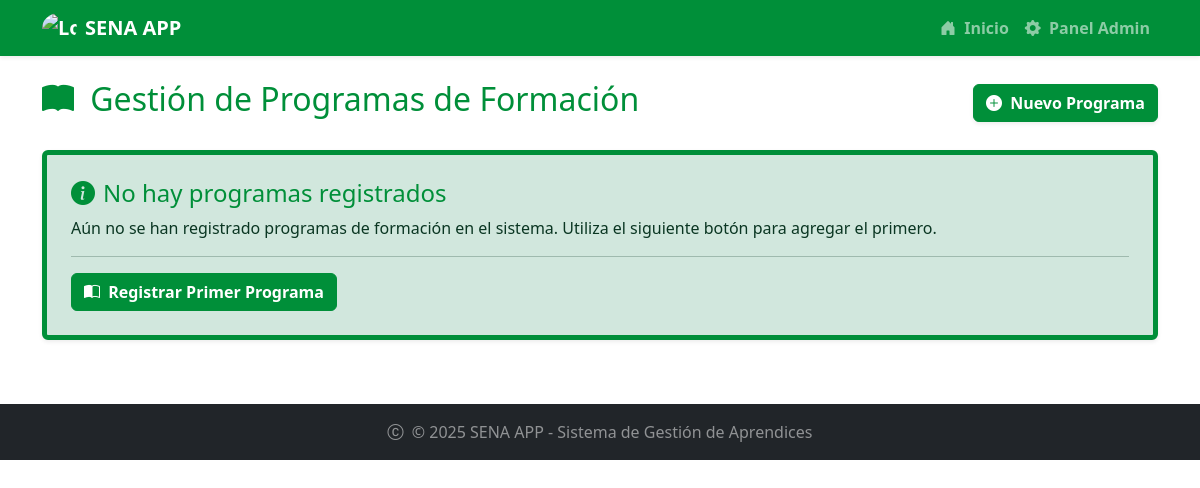
The page /programas/ on the database as committed earlier.
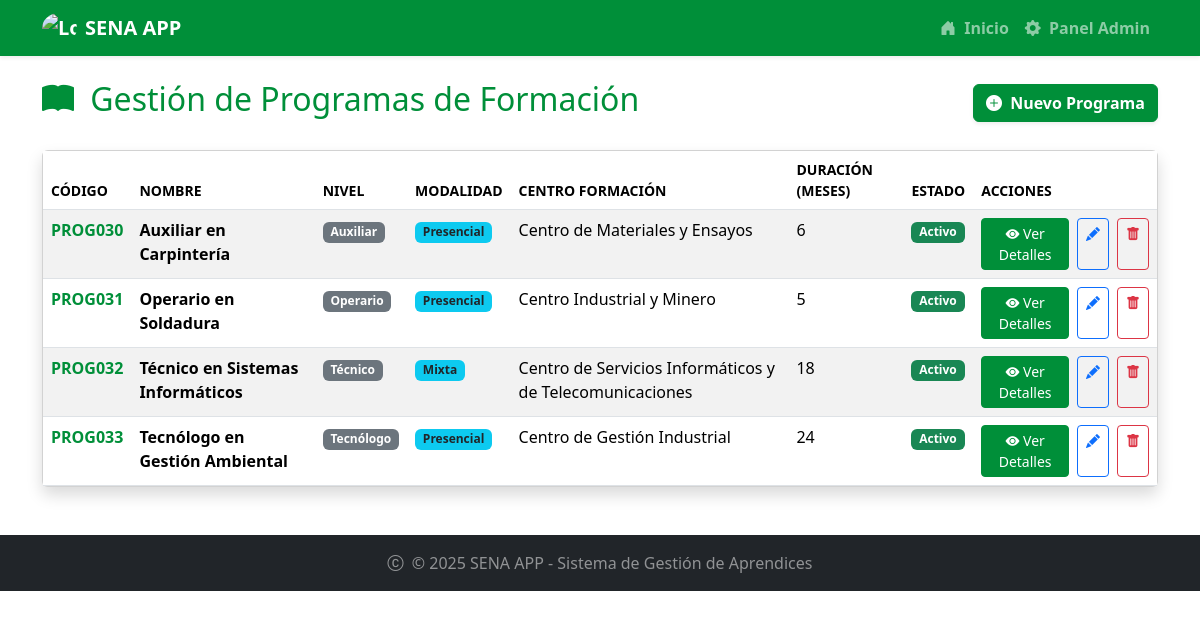
The same page on the database as committed later.
### programas/models.py (models this page shows, shortened)
class Programa(models.Model):
    NIVEL_FORMACION_CHOICES = [
        ('AUX', 'Auxiliar'),
        ('OPE', 'Operario'),
        ('TEC', 'Técnico'),
        ('TGL', 'Tecnólogo'),
        ('ESP', 'Especialización Tecnológica'),
        ('COM', 'Complementario'),
    ]
    MODALIDAD_CHOICES = [
        ('PRE', 'Presencial'),
        ('VIR', 'Virtual'),
        ('MIX', 'Mixta'),
    ]
    ESTADO_CHOICES = [
        ('ACT', 'Activo'),
        ('INA', 'Inactivo'),
        ('SUS', 'Suspendido'),
        ('CAN', 'Cancelado'),
    ]
    codigo = models.CharField(max_length=20, unique=True, verbose_name="Código del Programa")
    nombre = models.CharField(max_length=200, verbose_name="Nombre del Programa")
    nivel_formacion = models.CharField(max_length=3, choices=NIVEL_FORMACION_CHOICES, verbose_name="Nivel de Formación")
    modalidad = models.CharField(max_length=3, choices=MODALIDAD_CHOICES, default='PRE', verbose_name="Modalidad")
    duracion_meses = models.PositiveIntegerField(verbose_name="Duración en Meses")
    duracion_horas = models.PositiveIntegerField(verbose_name="Duración en Horas")
    descripcion = models.TextField(verbose_name="Descripción del Programa")
    competencias = models.TextField(verbose_name="Competencias a Desarrollar")
    perfil_egreso = models.TextField(verbose_name="Perfil de Egreso")
    requisitos_ingreso = models.TextField(verbose_name="Requisitos de Ingreso")
    centro_formacion = models.CharField(max_length=200, verbose_name="Centro de Formación")
    regional = models.CharField(max_length=100, verbose_name="Regional")
    estado = models.CharField(max_length=3, choices=ESTADO_CHOICES, default='ACT', verbose_name="Estado")
    fecha_creacion = models.DateField(verbose_name="Fecha de Creación del Programa")
    fecha_registro = models.DateTimeField(auto_now_add=True, verbose_name="Fecha de Registro")

### programas/views.py (the view)
# urls.py: path('', views.lista_programa, name='lista_programa'),
def lista_programa(request):
    lista_programas = Programa.objects.all()
    template = loader.get_template("lista_programa.html")
    context = {
        "lista_programas": lista_programas,
        'total_programa': lista_programas.count(),
    }
    return HttpResponse(template.render(context, request))

### programas/Templates/lista_programa.html (shortened to what this page needs)
{% extends "master.html" %}
{% block content %}
<div class="row">
    <div class="col-12">
        <div class="d-flex justify-content-between align-items-center mb-4">
            <h2 class="text-sena"><i class="bi bi-book-fill me-2"></i> Gestión de Programas de Formación</h2>
            <a href="{% url 'programas:crear_programa' %}" class="btn btn-sena text-white fw-bold shadow-sm">
                <i class="bi bi-plus-circle-fill me-1"></i> Nuevo Programa
            </a>
        </div>
    </div>
</div>
{% if lista_programas %}
<div class="row">
    <div class="col-12">
        <div class="card shadow">
            <div class="card-body p-0">
                <div class="table-responsive">
                    <table class="table table-striped table-hover mb-0">
                        <thead class="bg-sena text-white">
                            <tr class="text-uppercase small">
                                <th scope="col">Código</th>
                                <th scope="col">Nombre</th>
                                <th scope="col">Nivel</th>
                                <th scope="col">Modalidad</th>
                                <th scope="col">Centro Formación</th>
                                <th scope="col">Duración (Meses)</th>
                                <th scope="col">Estado</th>
                                <th scope="col">Acciones</th>
                            </tr>
                        </thead>
                        <tbody>
                            {% for programa in lista_programas %}
                            <tr>
                                <td>
                                    <a href="{% url 'programas:detalle_programa' programa.id %}" class="text-sena fw-bold text-decoration-none">{{ programa.codigo }}</a>
                                </td>
                                <td class="fw-semibold">{{ programa.nombre }}</td>
                                <td><span class="badge bg-secondary text-white">{{ programa.get_nivel_formacion_display }}</span></td>
                                <td><span class="badge bg-info text-dark">{{ programa.get_modalidad_display }}</span></td>
                                <td>{{ programa.centro_formacion }}</td>
                                <td>{{ programa.duracion_meses }}</td>
                                <td>
                                    {% if programa.estado == 'ACT' %}
                                        <span class="badge bg-success">{{ programa.get_estado_display }}</span>
                                    {% elif programa.estado == 'INA' %}
                                        <span class="badge bg-danger">{{ programa.get_estado_display }}</span>
                                    {% else %}
                                        <span class="badge bg-warning text-dark">{{ programa.get_estado_display }}</span>
                                    {% endif %}
                                </td>
                                <td>
                                    <div class="d-flex gap-2">
                                        <a href="{% url 'programas:detalle_programa' programa.id %}" class="btn btn-sm btn-sena">
                                            <i class="bi bi-eye-fill"></i> Ver Detalles
                                        </a>
                                        <a href="{% url 'programas:editar_programa' programa.id %}"
                                           class="btn btn-sm btn-outline-primary"
                                           title="Editar programa"
                                           data-bs-toggle="tooltip">
                                            <i class="bi bi-pencil-fill"></i>
                                        </a>
                                        <a href="{% url 'programas:eliminar_programa' programa.id %}"
                                           class="btn btn-sm btn-outline-danger"
                                           title="Eliminar programa"
                                           data-bs-toggle="tooltip">
                                            <i class="bi bi-trash-fill"></i>
                                        </a>
                                    </div>
                                </td>
                            </tr>
                            {% endfor %}
                        </tbody>
                    </table>
                </div>
            </div>
        </div>
    </div>
</div>
{% else %}
<div class="row">
    <div class="col-12">
        <div class="alert alert-success border-start border-5 border-sena shadow-sm p-4" role="alert">
            <h4 class="alert-heading text-sena"><i class="bi bi-info-circle-fill me-2"></i>No hay programas registrados</h4>
            <p>Aún no se han registrado programas de formación en el sistema. Utiliza el siguiente botón para agregar el primero.</p>
            <hr>
            <p class="mb-0">
                <a href="{% url 'programas:crear_programa' %}" class="btn btn-sena fw-bold">
                    <i class="bi bi-book-half me-1"></i> Registrar Primer Programa
                </a>
            </p>
        </div>
    </div>
</div>
{% endif %}
{% endblock %}

### aprendices/Templates/master.html (shortened to what this page needs)
{% load static %}
<!DOCTYPE html>
<html lang="es">
  <head>
    <link rel="stylesheet" href="{% static 'mystyles.css' %}">
      {% load bootstrap5 %}
      {% bootstrap_css %}
      <link rel="stylesheet" href="https://cdn.jsdelivr.net/npm/bootstrap-icons@1.11.3/font/bootstrap-icons.min.css">
  </head>
<body>
    <nav class="navbar navbar-expand-lg navbar-dark bg-sena shadow-sm sticky-top">
        <div class="container">
            <a class="navbar-brand d-flex align-items-center fw-bold" href="{% url 'aprendices:inicio' %}">
                <img width="35px" class="me-2 rounded-circle" src="https://encrypted-tbn0.gstatic.com/images?q=tbn:ANd9GcSX6Gat1r36ATdBS7sTqqFH8TvIVPMkqsdLgw&s" alt="Logo Sena">
                <span class="fs-5">SENA APP</span>
            </a>
            <div class="collapse navbar-collapse" id="navbarNav">
                <ul class="navbar-nav ms-auto">
                    <li class="nav-item">
                        <a class="nav-link fw-semibold" href="{% url 'aprendices:inicio' %}"><i class="bi bi-house-door-fill me-1"></i> Inicio</a>
                    </li>
                    <li class="nav-item">
                        <a class="nav-link fw-semibold" href="{% url 'admin:index' %}"><i class="bi bi-gear-fill me-1"></i> Panel Admin</a>
                    </li>
                </ul>
            </div>
        </div>
    </nav>
    <main class="container mt-4 mb-5">
        {% block content %}
        {% endblock %}
    </main>
    <footer class="bg-dark text-center py-3">
        <div class="container">
            <p class="text-white-50 mb-0"><i class="bi bi-c-circle me-1"></i> &copy; 2025 SENA APP - Sistema de Gestión de Aprendices</p>
        </div>
    </footer>
</body>
</html>

### static/mystyles.css (style rules this page uses)
body { background-color: #f8f9fa; }
.container { max-width: 1100px; }

### aprendices/Templates/master.html (style rules this page uses)
.bg-sena { background-color: #008f39 !important; }
.text-sena { color: #008f39 !important; }
.btn-sena { background-color: #008f39; border-color: #008f39; color: white; }

Rows that differ between the two databases and show on the page:
added Programa: codigo "PROG030", nombre "Auxiliar en Carpintería", nivel_formacion "Auxiliar", modalidad "Presencial", centro_formacion "Centro de Materiales y Ensayos", duracion_meses "6", estado "Activo"
added Programa: codigo "PROG031", nombre "Operario en Soldadura", nivel_formacion "Operario", modalidad "Presencial", centro_formacion "Centro Industrial y Minero", duracion_meses "5", estado "Activo"
added Programa: codigo "PROG032", nombre "Técnico en Sistemas Informáticos", nivel_formacion "Técnico", modalidad "Mixta", centro_formacion "Centro de Servicios Informáticos y de Telecomunicaciones", duracion_meses "18", estado "Activo"
added Programa: codigo "PROG033", nombre "Tecnólogo en Gestión Ambiental", nivel_formacion "Tecnólogo", modalidad "Presencial", centro_formacion "Centro de Gestión Industrial", duracion_meses "24", estado "Activo"
Other text that changed with them:
text no longer shown: "No hay programas registrados Aún no se han registrado programas de formación en el sistema. Utiliza el siguiente botón para agregar el primero. Registrar Primer Programa"
text now shown: "CÓDIGO NOMBRE NIVEL MODALIDAD CENTRO FORMACIÓN DURACIÓN (MESES) ESTADO ACCIONES"
